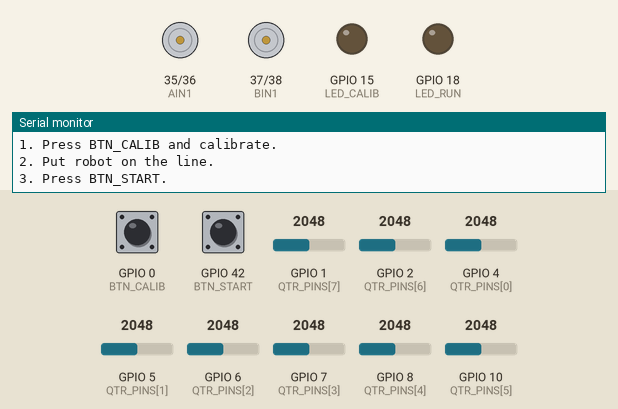
Simulated run of this sketch. Board: ESP32. On the bench: motor-driver pin pairs drawn as motors (green arrow = first pin HIGH = forward, orange = second pin HIGH = backward, longer = more drive), output pins drawn as LEDs (lit = HIGH), the last lines printed to the serial monitor. Dashed ring = blinking. Inputs (shaded band) come from the test bench; at power-on: GPIO 0 (BTN_CALIB) HIGH, GPIO 42 (BTN_START) HIGH, GPIO 1 (QTR_PINS[7]) = 2048, GPIO 2 (QTR_PINS[6]) = 2048, GPIO 4 (QTR_PINS[0]) = 2048, GPIO 5 (QTR_PINS[1]) = 2048, GPIO 6 (QTR_PINS[2]) = 2048, GPIO 7 (QTR_PINS[3]) = 2048, GPIO 8 (QTR_PINS[4]) = 2048, GPIO 10 (QTR_PINS[5]) = 2048. Pins used as bus, display or sensor lines are not drawn.

Above: at 2.2 s.
2.3 s: GPIO 0 (BTN_CALIB) pulled LOW for 0.15 s
At 2.63 s:
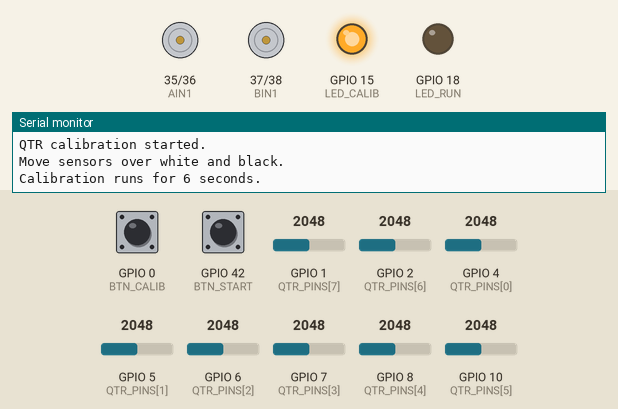
5.3 s: GPIO 42 (BTN_START) pulled LOW for 3.2 s
At 9.0 s:
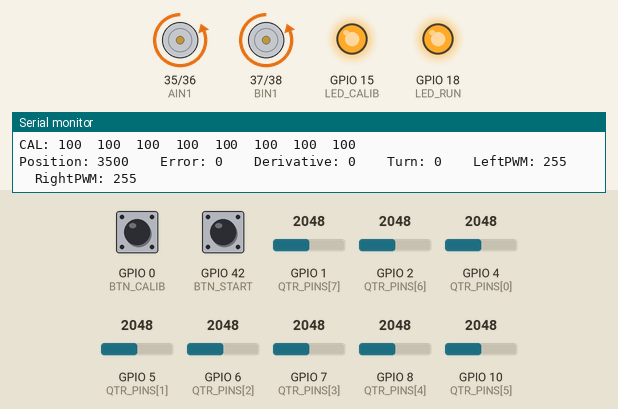
10.0 s: GPIO 0 (BTN_CALIB) pulled LOW for 1 s
At 10.74 s:
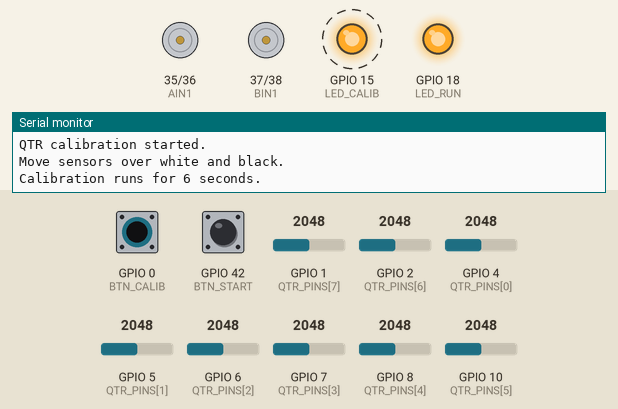
Timing chart, 0 to 17.6 s (numbered marks = the images above; inputs shaded):
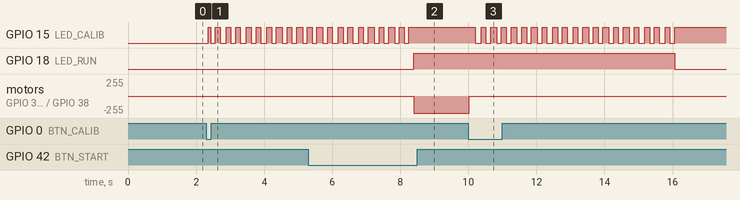

The sketch:

line-follower-18s.ino
```cpp
#include <Arduino.h>
#include <QTRSensors.h>

// -------------------- QTR sensor pins --------------------
const uint8_t SENSOR_COUNT = 8;
const uint8_t QTR_PINS[SENSOR_COUNT] = {4, 5, 6, 7, 8, 10, 2, 1}; // left to right
const uint8_t QTR_LED_EN = 9;

QTRSensors qtr;

// -------------------- Buttons --------------------
const int BTN_CALIB = 0;
const int BTN_START = 42;

// -------------------- LEDs --------------------
const int LED_CALIB = 15;
const int LED_RUN = 18;

// -------------------- Motor driver pins --------------------
const int AIN1 = 35; // left motor
const int AIN2 = 36; // left motor
const int BIN1 = 37; // right motor
const int BIN2 = 38; // right motor
const int NSLEEP = 39; // motor driver enable

// -------------------- PWM settings --------------------
const int PWM_FREQ = 20000;
const int PWM_RESOLUTION = 8;
const int PWM_MAX = 255;

// -------------------- Motor minimum effective PWM --------------------
const int MOTOR_MIN_PWM = 140;

// -------------------- Motor direction correction --------------------
const bool INVERT_LEFT_MOTOR = true;
const bool INVERT_RIGHT_MOTOR = true;

// -------------------- Sensor variables --------------------
uint16_t qtrValues[SENSOR_COUNT];
int calValues[SENSOR_COUNT];

bool isCalibrated = false;
bool robotRunning = false;

// -------------------- Line follower settings --------------------
int baseSpeed = 255;
int maxTurn = 505;

float Kp = 0.27;
float Kd = 2.7;

// If robot turns away from the line, change this to -1
int lineDirection = 1;

// Used when line is lost
int lastError = 0;

// Used for derivative control
int previousError = 0;

// -------------------- Button memory --------------------
bool lastStartButtonState = HIGH;

// -------------------- Serial timing --------------------
unsigned long lastPrintTime = 0;
const unsigned long printInterval = 150;

// -------------------- QTR calibrated sensor reading --------------------
void calculateCalibratedValues() {
  qtr.readCalibrated(qtrValues);

  for (int i = 0; i < SENSOR_COUNT; i++) {
    calValues[i] = qtrValues[i] / 10;
    calValues[i] = constrain(calValues[i], 0, 100);
  }
}

// -------------------- Calibration with Pololu QTR library --------------------
void runCalibration() {
  Serial.println();
  Serial.println("QTR calibration started.");
  Serial.println("Move sensors over white and black.");
  Serial.println("Calibration runs for 6 seconds.");
  Serial.println();

  qtr.resetCalibration();

  unsigned long startTime = millis();

  while (millis() - startTime < 6000) {
    qtr.calibrate();

    digitalWrite(LED_CALIB, (millis() / 150) % 2);

    delay(10);
  }

  digitalWrite(LED_CALIB, HIGH);
  isCalibrated = true;

  previousError = 0;
  lastError = 0;

  Serial.println("QTR calibration finished.");
  Serial.println();
}

// -------------------- Position calculation --------------------
int calculateLinePosition() {
  long weightedSum = 0;
  long sum = 0;

  for (int i = 0; i < SENSOR_COUNT; i++) {
    weightedSum += (long)calValues[i] * (i * 1000);
    sum += calValues[i];
  }

  if (sum < 20) {
    return -1;
  }

  return weightedSum / sum;
}

// -------------------- Motor minimum PWM compensation --------------------
int applyMotorMinimumPWM(int pwm) {
  if (pwm > 0 && pwm < MOTOR_MIN_PWM) {
    return MOTOR_MIN_PWM;
  }

  if (pwm < 0 && pwm > -MOTOR_MIN_PWM) {
    return -MOTOR_MIN_PWM;
  }

  return pwm;
}

// -------------------- Motor function --------------------
void setMotors(int leftPWM, int rightPWM) {
  if (INVERT_LEFT_MOTOR == true) {
    leftPWM = -leftPWM;
  }

  if (INVERT_RIGHT_MOTOR == true) {
    rightPWM = -rightPWM;
  }

  leftPWM = applyMotorMinimumPWM(leftPWM);
  rightPWM = applyMotorMinimumPWM(rightPWM);

  leftPWM = constrain(leftPWM, -PWM_MAX, PWM_MAX);
  rightPWM = constrain(rightPWM, -PWM_MAX, PWM_MAX);

  // Left motor
  if (leftPWM > 0) {
    ledcWrite(AIN1, leftPWM);
    ledcWrite(AIN2, 0);
  } else if (leftPWM < 0) {
    ledcWrite(AIN1, 0);
    ledcWrite(AIN2, -leftPWM);
  } else {
    ledcWrite(AIN1, 0);
    ledcWrite(AIN2, 0);
  }

  // Right motor
  if (rightPWM > 0) {
    ledcWrite(BIN1, rightPWM);
    ledcWrite(BIN2, 0);
  } else if (rightPWM < 0) {
    ledcWrite(BIN1, 0);
    ledcWrite(BIN2, -rightPWM);
  } else {
    ledcWrite(BIN1, 0);
    ledcWrite(BIN2, 0);
  }
}

void stopMotors() {
  setMotors(0, 0);
}

// -------------------- Printing --------------------
void printCalibratedValues() {
  Serial.print("CAL: ");

  for (int i = 0; i < SENSOR_COUNT; i++) {
    Serial.print(calValues[i]);

    if (i < SENSOR_COUNT - 1) {
      Serial.print('\t');
    }
  }

  Serial.println();
}

// -------------------- Start button --------------------
void updateStartButton() {
  bool currentStartButtonState = digitalRead(BTN_START);

  if (lastStartButtonState == HIGH && currentStartButtonState == LOW) {
    delay(30);

    if (digitalRead(BTN_START) == LOW) {
      if (isCalibrated == true) {
        robotRunning = !robotRunning;

        if (robotRunning == true) {
          previousError = 0;
          lastError = 0;

          Serial.println("Robot STARTED.");
        } else {
          Serial.println("Robot STOPPED.");
          stopMotors();
        }
      } else {
        Serial.println("Calibrate first.");
      }
    }
  }

  lastStartButtonState = currentStartButtonState;
}

// -------------------- Simple PD line follower --------------------
void followLinePD() {
  calculateCalibratedValues();

  int position = calculateLinePosition();

  if (position == -1) {
    if (lastError < 0) {
      setMotors(-200, 225);
    } else {
      setMotors(225, -200);
    }

    previousError = lastError;

    if (millis() - lastPrintTime >= printInterval) {
      lastPrintTime = millis();

      Serial.print("Line lost. Searching. Last error: ");
      Serial.println(lastError);
    }

    return;
  }

  int error = position - 3500;
  int derivative = error - previousError;

  previousError = error;
  lastError = error;

  int turn = lineDirection * ((Kp * error) + (Kd * derivative));
  turn = constrain(turn, -maxTurn, maxTurn);

  int absError = abs(error);
  int currentBaseSpeed = baseSpeed;

  if (absError > 1200) {
    currentBaseSpeed = 145;
  } else if (absError > 600) {
    currentBaseSpeed = 180;
  }

int leftPWM = currentBaseSpeed + turn;
int rightPWM = currentBaseSpeed - turn;

  leftPWM = constrain(leftPWM, -PWM_MAX, PWM_MAX);
  rightPWM = constrain(rightPWM, -PWM_MAX, PWM_MAX);

  setMotors(leftPWM, rightPWM);

  if (millis() - lastPrintTime >= printInterval) {
    lastPrintTime = millis();

    printCalibratedValues();

    Serial.print("Position: ");
    Serial.print(position);

    Serial.print("    Error: ");
    Serial.print(error);

    Serial.print("    Derivative: ");
    Serial.print(derivative);

    Serial.print("    Turn: ");
    Serial.print(turn);

    Serial.print("    LeftPWM: ");
    Serial.print(leftPWM);

    Serial.print("    RightPWM: ");
    Serial.println(rightPWM);
  }
}

// -------------------- Setup --------------------
void setup() {
  Serial.begin(115200);
  delay(1000);

  pinMode(BTN_CALIB, INPUT_PULLUP);
  pinMode(BTN_START, INPUT_PULLUP);

  pinMode(LED_CALIB, OUTPUT);
  pinMode(LED_RUN, OUTPUT);

  digitalWrite(LED_CALIB, LOW);
  digitalWrite(LED_RUN, LOW);

  pinMode(NSLEEP, OUTPUT);
  digitalWrite(NSLEEP, HIGH);

  ledcAttach(AIN1, PWM_FREQ, PWM_RESOLUTION);
  ledcAttach(AIN2, PWM_FREQ, PWM_RESOLUTION);
  ledcAttach(BIN1, PWM_FREQ, PWM_RESOLUTION);
  ledcAttach(BIN2, PWM_FREQ, PWM_RESOLUTION);

  qtr.setTypeAnalog();
  qtr.setSensorPins(QTR_PINS, SENSOR_COUNT);
  qtr.setEmitterPin(QTR_LED_EN);

  for (int i = 0; i < SENSOR_COUNT; i++) {
    pinMode(QTR_PINS[i], INPUT);
    analogSetPinAttenuation(QTR_PINS[i], ADC_11db);
  }

  stopMotors();

  Serial.println("Simple PD line follower using Pololu QTR library calibration.");
  Serial.println("Only speed, Kp, Kd, maxTurn and minimum motor PWM are used for control.");
  Serial.println("Both motors positive = forward.");
  Serial.println("1. Press BTN_CALIB and calibrate.");
  Serial.println("2. Put robot on the line.");
  Serial.println("3. Press BTN_START.");
  Serial.println();
}

// -------------------- Loop --------------------
void loop() {
  if (digitalRead(BTN_CALIB) == LOW) {
    delay(30);

    if (digitalRead(BTN_CALIB) == LOW) {
      robotRunning = false;
      stopMotors();

      runCalibration();

      while (digitalRead(BTN_CALIB) == LOW) {
        delay(10);
      }
    }
  }

  updateStartButton();

  if (robotRunning == true && isCalibrated == true) {
    digitalWrite(LED_RUN, HIGH);
    followLinePD();
  } else {
    digitalWrite(LED_RUN, LOW);
    stopMotors();
  }
}
```

Measured:
- after the input at 2.3 s, GPIO 15 (LED_CALIB): LOW → HIGH after 0.06 s, then repeats every 0.28 s: LOW 0.14 s, HIGH 0.14 s
- after the input at 5.3 s, GPIO 18 (LED_RUN): LOW → HIGH after 3.1 s; motor on GPIO 35 (AIN1) / GPIO 36 (AIN2), motor on GPIO 37 (BIN1) / GPIO 38 (BIN2): stopped → backward 255/255 after 3.1 s
- after the input at 10.0 s, GPIO 15 (LED_CALIB): alternates HIGH for 0.14 s and LOW for 0.14 s, 40 changes in all, then stays HIGH, starting after 0.20 s; GPIO 18 (LED_RUN): HIGH → LOW after 6.1 s; motor on GPIO 35 (AIN1) / GPIO 36 (AIN2), motor on GPIO 37 (BIN1) / GPIO 38 (BIN2): backward 255/255 → stopped at once
